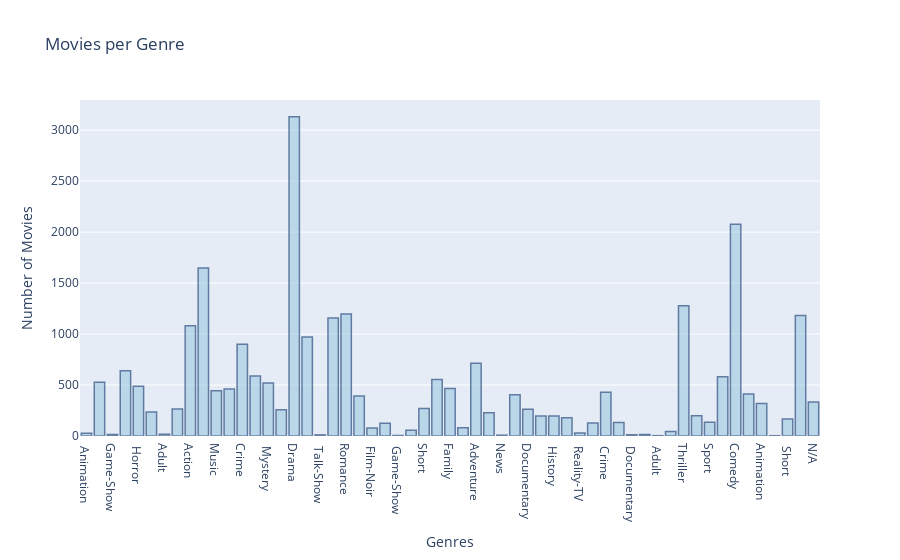

The code cell stored with this chart in its notebook:
### Code cell
# Add columns based on new generes
genres_dic = {j:[1 if j in i else 0 for i in movies["Genre"]] for j in genres}
# Plotting movies per genre
data = [go.Bar(
            x=list(genres_dic.keys()),
            y=[sum(i) for i in genres_dic.values()]
    )]
fig = go.Figure(data=data)
fig.update_traces(marker_color='rgb(158,202,225)', marker_line_color='rgb(8,48,107)',
                  marker_line_width=1.5, opacity=0.6)
fig.update_layout(
    title="Movies per Genre",
    xaxis_title="Genres",
    yaxis_title="Number of Movies",
)

iplot(fig)
# There is an N/A genre - removing
del genres_dic['N/A']

### Figure 1 — Plotly figure (JSON) as saved in the notebook; plotly's stock layout.template omitted (floating-point values rounded to 4 significant figures)
{"data": [{"marker": {"color": "rgb(158,202,225)", "line": {"color": "rgb(8,48,107)", "width": 1.5}}, "opacity": 0.6, "type": "bar", "x": [" Animation", "Fantasy", "Game-Show", "Sci-Fi", " Horror", "Musical", "Adult", "War", "Action", " Drama", "Music", " Fantasy", "Crime", " Sci-Fi", " Mystery", " War", "Drama", "Horror", " Talk-Show", " Romance", "Romance", " Music", " Film-Noir", " Action", " Game-Show", " Biography", "Short", " Comedy", "Family", "Film-Noir", "Adventure", "Biography", "News", " Family", "Documentary", " Musical", " History", "Western", " Reality-TV", " Sport", " Crime", " Western", " Documentary", "Talk-Show", " Adult", "Reality-TV", "Thriller", "History", "Sport", "Mystery", "Comedy", " Adventure", "Animation", " News", " Short", " Thriller", "N/A"], "y": [27, 527, 15, 641, 488, 235, 16, 264, 1081, 1649, 444, 460, 901, 588, 519, 257, 3131, 972, 11, 1157, 1197, 392, 79, 126, 5, 57, 269, 554, 467, 82, 713, 229, 8, 404, 262, 197, 195, 180, 29, 128, 430, 133, 12, 15, 3, 45, 1278, 198, 135, 580, 2076, 412, 320, 3, 166, 1182, 334]}], "layout": {"title": {"text": "Movies per Genre"}, "xaxis": {"title": {"text": "Genres"}}, "yaxis": {"title": {"text": "Number of Movies"}}}}
